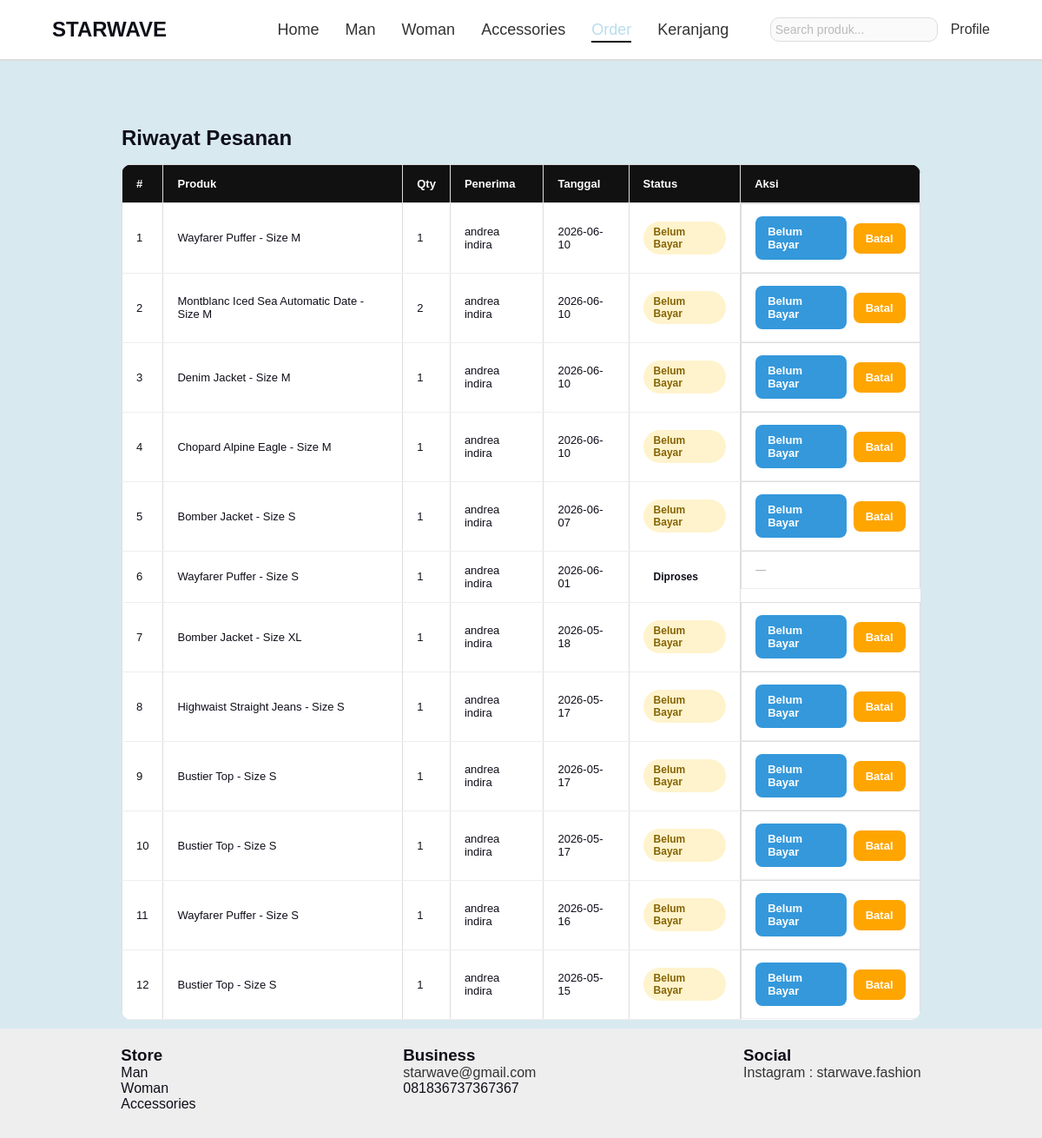
The page /order.php (signed in) on the database as committed earlier.
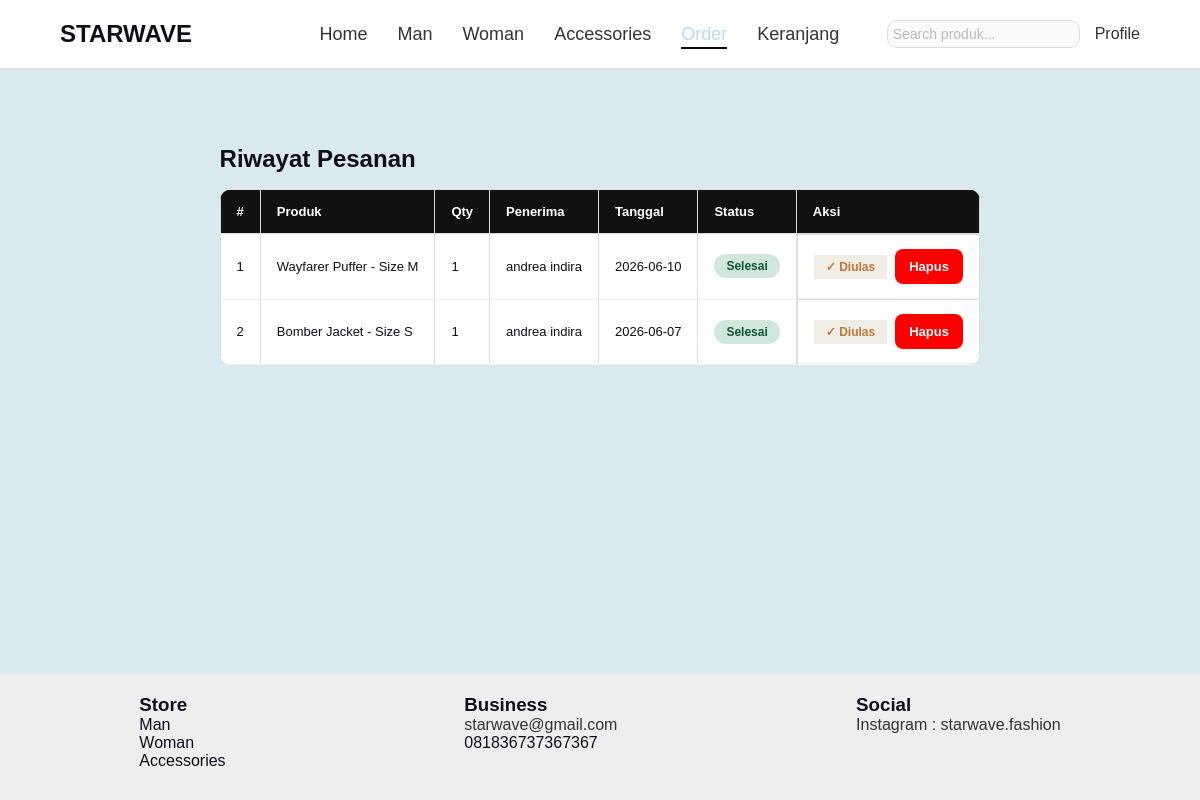
The same page on the database as committed later.
### tables this page shows
CREATE TABLE `orders` (
  `id` int(11) NOT NULL,
  `id_user` int(11) NOT NULL,
  `nama_produk` varchar(150) NOT NULL,
  `qty` int(11) NOT NULL DEFAULT 1,
  `nama_penerima` varchar(100) NOT NULL,
  `email` varchar(100) NOT NULL,
  `tanggal_order` date NOT NULL,
  `status` varchar(50) DEFAULT NULL,
  `created_at` timestamp NOT NULL DEFAULT current_timestamp(),
  `harga` int(11) NOT NULL,
  `total_harga` int(11) NOT NULL
);

### order.php (the view, shortened to what this page needs)
<?php
include('config/koneksi.php');
$user_email = $_SESSION['user'];
$user = mysqli_fetch_assoc(mysqli_query($conn,
    "SELECT * FROM users WHERE email='$user_email'"
));
$user_id = $user['id_user'];
$riwayat = mysqli_query($conn,
    "SELECT o.*,
            (SELECT id FROM ulasan WHERE id_order = o.id LIMIT 1) AS sudah_ulasan
     FROM orders o
     WHERE o.id_user='$user_id'
     ORDER BY o.created_at DESC"
);
?>
<!DOCTYPE html>
<html lang="id">
<head>
    <link rel="stylesheet" href="style.css">
    <link rel="stylesheet" href="order.css">
</head>
<body style="background: #d8e9f0;">
<header>
    <nav>
        <h1>STARWAVE</h1>
        <ul>
            <li><a href="index.php">Home</a></li>
            <li><a href="man.php">Man</a></li>
            <li><a href="woman.php">Woman</a></li>
            <li><a href="accessories.php">Accessories</a></li>
            <li><a href="order.php" class="active">Order</a></li>
            <li><a href="keranjang.php">Keranjang</a></li>
        </ul>
        <form action="search.php" method="GET" style="display:inline;">
            <input type="text" name="q" placeholder="Search produk..." style="padding:5px;">
        </form>
        <?php if (isset($_SESSION['user'])): ?>
            <a href="profile.php" style="margin-left:15px; text-decoration:none; color:#333;">Profile</a>
        <?php else: ?>
            <a href="masuk/login.php" style="margin-left:15px; text-decoration:none; color:#333;">Login</a>
        <?php endif; ?>
    </nav>
</header>
<main class="container">
    <h2 class="section-title">Riwayat Pesanan</h2>
    <?php if (mysqli_num_rows($riwayat) == 0): ?>
        <p class="no-order">Belum ada pesanan.</p>
    <?php else: ?>
        <table>
            <tr>
                <th>#</th>
                <th>Produk</th>
                <th>Qty</th>
                <th>Penerima</th>
                <th>Tanggal</th>
                <th>Status</th>
                <th>Aksi</th>
            </tr>
            <?php $no = 1; while ($row = mysqli_fetch_assoc($riwayat)): ?>
                <tr>
                    <td><?= $no++ ?></td>
                    <td><?= htmlspecialchars($row['nama_produk']) ?></td>
                    <td><?= $row['qty'] ?></td>
                    <td><?= htmlspecialchars($row['nama_penerima']) ?></td>
                    <td><?= $row['tanggal_order'] ?></td>
                    <td>
                        <?php if ($row['status'] == 'pending_payment'): ?>
                            <span class="status-badge status-pending">Belum Bayar</span>
                        <?php else: ?>
                            <span class="status-badge status-<?= $row['status'] ?>"><?= ucfirst($row['status']) ?></span>
                        <?php endif; ?>
                    </td>
                    <td class="td-aksi">
                        <?php if ($row['status'] == 'pending_payment'): ?>
                            <a href="payment.php?id=<?= $row['id'] ?>" class="btn-edit">Belum Bayar</a>
                            <a href="#" class="btn-batal" onclick="showModal('Yakin batalkan pesanan ini?', 'order.php?batal=<?= $row['id'] ?>'); return false;">Batal</a>
                        <?php elseif ($row['status'] == 'selesai'): ?>
                            <?php if ($row['sudah_ulasan']): ?>
                                <span class="btn-ulasan-done">✓ Diulas</span>
                            <?php else: ?>
                                <a href="buat_ulasan.php?id=<?= $row['id'] ?>" class="btn-ulasan">Beri Ulasan</a>
                            <?php endif; ?>
                            <a href="#" class="btn-hapus" onclick="showModal('Hapus riwayat ini? Tidak bisa dikembalikan!', 'order.php?hapus=<?= $row['id'] ?>'); return false;">Hapus</a>
                        <?php elseif ($row['status'] == 'batal'): ?>
                            <a href="#" class="btn-hapus" onclick="showModal('Hapus riwayat ini? Tidak bisa dikembalikan!', 'order.php?hapus=<?= $row['id'] ?>'); return false;">Hapus</a>
                        <?php else: ?>
                            <span class="no-aksi">—</span>
                        <?php endif; ?>
                    </td>
                </tr>
            <?php endwhile; ?>
        </table>
    <?php endif; ?>
</main>
<footer>
    <div class="footer-box">
        <div>
            <h3>Store</h3>
            <p>Man</p>
            <p>Woman</p>
            <p>Accessories</p>
        </div>
        <div>
            <h3>Business</h3>
            <p><a href="mailto:starwave@gmail.com">starwave@gmail.com</a></p>
            <p>081836737367367</p>
        </div>
        <div>
            <h3>Social</h3>
            <p><a href="https://instagram.com/starwave" target="_blank">Instagram : starwave.fashion</a></p>
        </div>
    </div>
</footer>
</body>
</html>

### style.css (style rules this page uses)
* { margin: 0; padding: 0; box-sizing: border-box; font-family: Arial; }
body { background: #ffffff; padding-top: 65px; }
nav { display: flex; align-items: center; padding: 20px 60px; background: #fff; border-bottom: 2px solid #ddd; position: fixed; top: 0; left: 0; width: 100%; z-index: 1000; box-sizing: border-box; }
nav h1 { margin-right: 80px; }
nav ul { display: flex; list-style: none; margin: 0 auto; gap: 30px; }
nav ul li a { text-decoration: none; color: #333; font-size: 18px; }
nav ul li a.active { color: #b8dded; border-bottom: 2px solid rgb(12, 12, 12); padding-bottom: 3px; }
footer { background: #eee; padding: 20px; position: relative; margin-top: -30px; }
.footer-box { display: flex; justify-content: space-around; margin-bottom: 10px; }
footer a { color: #333; text-decoration: none; }
.container { max-width: 1000px; margin: auto; padding: 40px; }
table { width: 100%; border-collapse: collapse; margin-top: 20px; }
th, td { border: 1px solid #ddd; padding: 12px; }
th { background: #1C4759; color: white; }
form { display: flex; flex-direction: column; gap: 10px; max-width: 400px; }
input { padding: 8px; border: 1px solid #ccc; border-radius: 4px; }

### order.css (style rules this page uses)
body { margin: 0; font-family: Arial, sans-serif; background: #ffffff; color: #0f0f1a; min-height: 100vh; display: flex; flex-direction: column; }
main.container { flex: 1; }
.btn-ulasan-done { display: inline-block; padding: 5px 12px; background: #f0ece6; color: #c0773a; font-size: 12px; font-weight: 700; cursor: default; }
.status-badge { display: inline-block; padding: 5px 12px; border-radius: 20px; font-size: 12px; font-weight: 600; }
.status-selesai { background: #d1e7dd; color: #0f5132; }
.btn-edit, .btn-batal, .btn-hapus, .btn-simpan, .btn-kembali { padding: 10px 14px; border-radius: 8px; font-size: 13px; font-weight: 600; text-decoration: none; transition: 0.3s; cursor: pointer; }
.btn-hapus { background: red; color: #fff; border: none; }
table { width: 100%; border-collapse: collapse; margin-top: 16px; background: #ffffff; border-radius: 12px; overflow: hidden; }
th { background: #111; color: #fff; padding: 14px 16px; text-align: left; font-size: 13px; }
td { padding: 14px 16px; border-bottom: 1px solid #eee; font-size: 13px; }
.td-aksi { display: flex; gap: 8px; align-items: center; }
form input, form select { width: 100%; padding: 12px 14px; border: 1.5px solid #ddd; border-radius: 10px; font-size: 14px; background: #fafafa; outline: none; box-sizing: border-box; transition: 0.3s; }
form input::placeholder { color: #bbb; }
.section-title { margin-top: 40px; margin-bottom: 8px; }
.status-pending { background: #fff3cd; color: #856404; }
.btn-edit { background: #3498db; color: #fff; border: none; }
.btn-batal { background: orange; color: #fff; border: none; }
.no-aksi { color: #aaa; font-size: 12px; }

Rows that differ between the two databases and show on the page:
removed orders: nama_produk "Montblanc Iced Sea Automatic Date - Size M", qty "2", nama_penerima "andrea indira", tanggal_order "2026-06-10", status "Belum Bayar"
removed orders: nama_produk "Denim Jacket - Size M", qty "1", nama_penerima "andrea indira", tanggal_order "2026-06-10", status "Belum Bayar"
removed orders: nama_produk "Chopard Alpine Eagle - Size M", qty "1", nama_penerima "andrea indira", tanggal_order "2026-06-10", status "Belum Bayar"
removed orders: nama_produk "Wayfarer Puffer - Size S", qty "1", nama_penerima "andrea indira", tanggal_order "2026-06-01", status "Diproses"
removed orders: nama_produk "Bomber Jacket - Size XL", qty "1", nama_penerima "andrea indira", tanggal_order "2026-05-18", status "Belum Bayar"
removed orders: nama_produk "Highwaist Straight Jeans - Size S", qty "1", nama_penerima "andrea indira", tanggal_order "2026-05-17", status "Belum Bayar"
removed orders: nama_produk "Bustier Top - Size S", qty "1", nama_penerima "andrea indira", tanggal_order "2026-05-17", status "Belum Bayar"
removed orders: nama_produk "Bustier Top - Size S", qty "1", nama_penerima "andrea indira", tanggal_order "2026-05-17", status "Belum Bayar"
removed orders: nama_produk "Wayfarer Puffer - Size S", qty "1", nama_penerima "andrea indira", tanggal_order "2026-05-16", status "Belum Bayar"
removed orders: nama_produk "Bustier Top - Size S", qty "1", nama_penerima "andrea indira", tanggal_order "2026-05-15", status "Belum Bayar"
changed orders "Wayfarer Puffer - Size M": status (not shown) → "Selesai"; status "Belum Bayar Belum Bayar Batal" → "✓ Diulas Hapus"
changed orders "Bomber Jacket - Size S": status (not shown) → "Selesai"; status "Belum Bayar Belum Bayar Batal" → "✓ Diulas Hapus"
